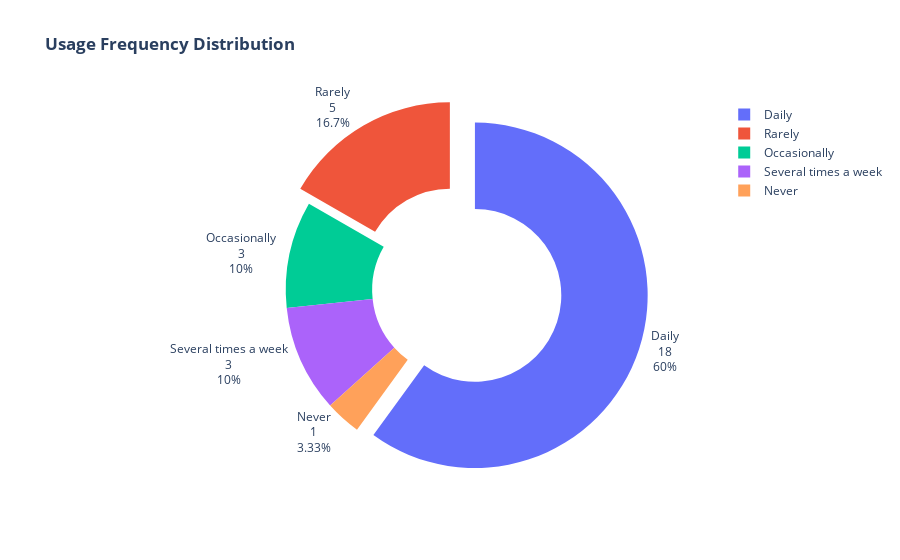

The notebook cell saved with this chart:
### Code cell
import plotly.graph_objects as go

labels = data['Usage_Freq'].unique()
values = data['Usage_Freq'].value_counts()

# Define explode values; set non-zero values for the slices you want to explode
explode = [0.1 if label in ['Rarely', 'Daily'] else 0 for label in labels]

fig = go.Figure(data=[go.Pie(labels=labels, values=values, textinfo='label+percent+value',
                             hole=.5, pull=explode,
                             textposition='outside')])

fig.update_layout(title_text="<b>Usage Frequency Distribution</b>")

fig.show()

### Figure 1 — Plotly figure (JSON) as saved in the notebook; plotly's stock layout.template omitted (floating-point values rounded to 4 significant figures)
{"data": [{"hole": 0.5, "labels": ["Daily", "Rarely", "Occasionally", "Several times a week", "Never"], "pull": [0.1, 0.1, 0, 0, 0], "textinfo": "label+percent+value", "textposition": "outside", "type": "pie", "values": [18, 5, 3, 3, 1]}], "layout": {"title": {"text": "<b>Usage Frequency Distribution</b>"}}}
